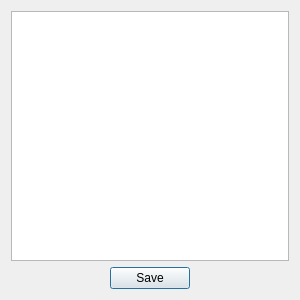
<?xml version="1.0" encoding="UTF-8"?>
<ui version="4.0">
 <class>ConfigureColumns</class>
 <widget class="QDialog" name="ConfigureColumns">
  <property name="geometry">
   <rect>
    <x>0</x>
    <y>0</y>
    <width>300</width>
    <height>300</height>
   </rect>
  </property>
  <property name="sizePolicy">
   <sizepolicy hsizetype="Fixed" vsizetype="Fixed">
    <horstretch>0</horstretch>
    <verstretch>0</verstretch>
   </sizepolicy>
  </property>
  <property name="minimumSize">
   <size>
    <width>300</width>
    <height>300</height>
   </size>
  </property>
  <property name="maximumSize">
   <size>
    <width>300</width>
    <height>300</height>
   </size>
  </property>
  <property name="windowTitle">
   <string>Dialog</string>
  </property>
  <layout class="QVBoxLayout" name="verticalLayout">
   <item>
    <widget class="QTableWidget" name="tableWidget"/>
   </item>
   <item>
    <layout class="QHBoxLayout" name="horizontalLayout">
     <property name="topMargin">
      <number>0</number>
     </property>
     <item>
      <spacer name="horizontalSpacer">
       <property name="orientation">
        <enum>Qt::Orientation::Horizontal</enum>
       </property>
       <property name="sizeHint" stdset="0">
        <size>
         <width>40</width>
         <height>20</height>
        </size>
       </property>
      </spacer>
     </item>
     <item>
      <widget class="QPushButton" name="saveButton">
       <property name="text">
        <string>Save</string>
       </property>
      </widget>
     </item>
     <item>
      <spacer name="horizontalSpacer_2">
       <property name="orientation">
        <enum>Qt::Orientation::Horizontal</enum>
       </property>
       <property name="sizeHint" stdset="0">
        <size>
         <width>40</width>
         <height>20</height>
        </size>
       </property>
      </spacer>
     </item>
    </layout>
   </item>
  </layout>
 </widget>
 <resources/>
 <connections/>
</ui>
